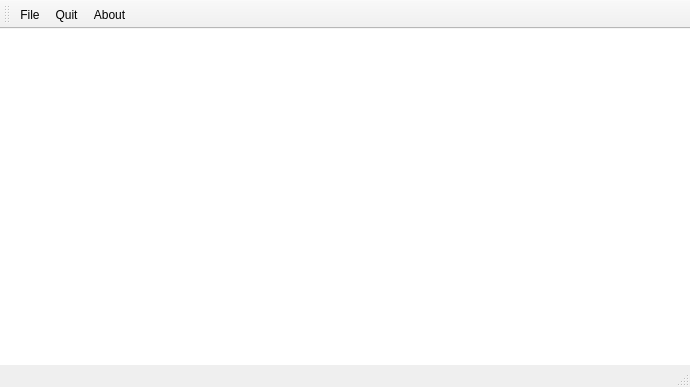
<?xml version="1.0" encoding="UTF-8"?>
<ui version="4.0">
 <class>MainWindow</class>
 <widget class="QMainWindow" name="MainWindow">
  <property name="geometry">
   <rect>
    <x>0</x>
    <y>0</y>
    <width>690</width>
    <height>387</height>
   </rect>
  </property>
  <property name="windowTitle">
   <string>qHexDump</string>
  </property>
  <widget class="QWidget" name="centralWidget">
   <layout class="QHBoxLayout" name="horizontalLayout_2">
    <property name="spacing">
     <number>0</number>
    </property>
    <property name="margin">
     <number>0</number>
    </property>
    <item>
     <layout class="QVBoxLayout" name="verticalLayout">
      <property name="spacing">
       <number>0</number>
      </property>
      <item>
       <widget class="QTableView" name="tableView">
        <property name="font">
         <font>
          <family>Miriam Fixed</family>
          <pointsize>10</pointsize>
         </font>
        </property>
        <property name="frameShape">
         <enum>QFrame::NoFrame</enum>
        </property>
        <property name="frameShadow">
         <enum>QFrame::Plain</enum>
        </property>
        <property name="editTriggers">
         <set>QAbstractItemView::NoEditTriggers</set>
        </property>
        <property name="showDropIndicator" stdset="0">
         <bool>false</bool>
        </property>
        <property name="dragDropOverwriteMode">
         <bool>false</bool>
        </property>
        <property name="showGrid">
         <bool>false</bool>
        </property>
        <property name="gridStyle">
         <enum>Qt::NoPen</enum>
        </property>
        <property name="wordWrap">
         <bool>false</bool>
        </property>
       </widget>
      </item>
     </layout>
    </item>
   </layout>
  </widget>
  <widget class="QToolBar" name="mainToolBar">
   <attribute name="toolBarArea">
    <enum>TopToolBarArea</enum>
   </attribute>
   <attribute name="toolBarBreak">
    <bool>false</bool>
   </attribute>
   <addaction name="actionChooseFile"/>
   <addaction name="actionQuit"/>
   <addaction name="actionAbout"/>
  </widget>
  <widget class="QStatusBar" name="statusBar">
   <property name="enabled">
    <bool>false</bool>
   </property>
  </widget>
  <action name="actionChooseFile">
   <property name="text">
    <string>File</string>
   </property>
   <property name="shortcut">
    <string>F</string>
   </property>
  </action>
  <action name="actionQuit">
   <property name="text">
    <string>Quit</string>
   </property>
   <property name="shortcut">
    <string>Esc</string>
   </property>
  </action>
  <action name="actionAbout">
   <property name="text">
    <string>About</string>
   </property>
   <property name="shortcut">
    <string>?</string>
   </property>
  </action>
  <action name="actionGo_to">
   <property name="text">
    <string>Go to..</string>
   </property>
   <property name="shortcut">
    <string>G</string>
   </property>
  </action>
  <action name="actionSearch">
   <property name="text">
    <string>Search</string>
   </property>
   <property name="shortcut">
    <string>S</string>
   </property>
  </action>
 </widget>
 <layoutdefault spacing="6" margin="11"/>
 <resources/>
 <connections>
  <connection>
   <sender>actionQuit</sender>
   <signal>triggered()</signal>
   <receiver>MainWindow</receiver>
   <slot>close()</slot>
   <hints>
    <hint type="sourcelabel">
     <x>-1</x>
     <y>-1</y>
    </hint>
    <hint type="destinationlabel">
     <x>344</x>
     <y>193</y>
    </hint>
   </hints>
  </connection>
 </connections>
</ui>
